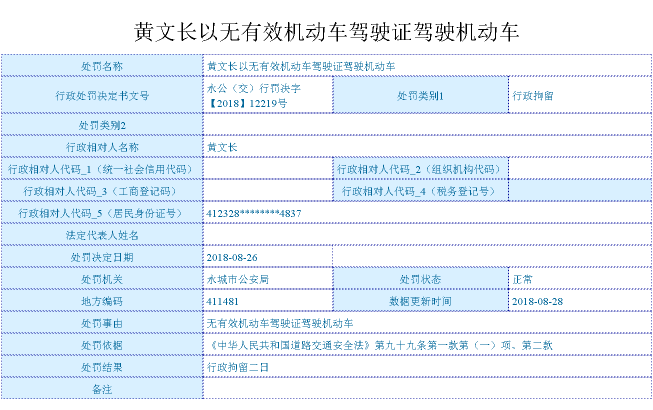
#> input picture KnowledgeMapping/OCR_Code/检测图片文字区域/1.png, 1306 x 820 px, found by its file name (shown at 1/2 size)
$ python '19-单个字符验证码识别.py'
#> lines starting #> are read from the running program, lines starting #| are printed output that depends on the picture; after the words box and inside, x2 and y2 are one past the last pixel; in counts of white or black regions, pixels touching at a corner belong together
# -*- coding: utf-8 -*-
# @Topic :
# @Title :
# @Content :
# @Author : LiQian
# @Create Time : 2018/07/31 19:29
# @Update Time : 2018/07/31 19:29
from PIL import Image, ImageDraw


# 二值化
def threshold_img(img, threshold):
    img = img.convert("L")
    table = []
    for i in range(256):
        if i < threshold:
            table.append(0)
        else:
            table.append(1)
    # convert to binary image by the table
    img = img.point(table, "1")
    return img


def depoint(img):
    """传入二值化后的图片进行降噪"""
    pixdata = img.load()
    w, h = img.size
    for y in range(1, h - 1):
        for x in range(1, w - 1):
            count = 0
            if pixdata[x, y - 1] > 245:  # 上
                count = count + 1
            if pixdata[x, y + 1] > 245:  # 下
                count = count + 1
            if pixdata[x - 1, y] > 245:  # 左
                count = count + 1
            if pixdata[x + 1, y] > 245:  # 右
                count = count + 1
            if pixdata[x - 1, y - 1] > 245:  # 左上
                count = count + 1
            if pixdata[x - 1, y + 1] > 245:  # 左下
                count = count + 1
            if pixdata[x + 1, y - 1] > 245:  # 右上
                count = count + 1
            if pixdata[x + 1, y + 1] > 245:  # 右下
                count = count + 1
            if count > 4:
                pixdata[x, y] = 255
    return img


def main():
    root_dir = "/home/nick/Desktop/jupyterNotebook/data/cp2/0/1.png"
    img = Image.open(root_dir)
#> img is the input picture: PIL image 1306x820 RGB; mean R, G, B 230.1, 240.1, 249.3
    img = img.convert("L")
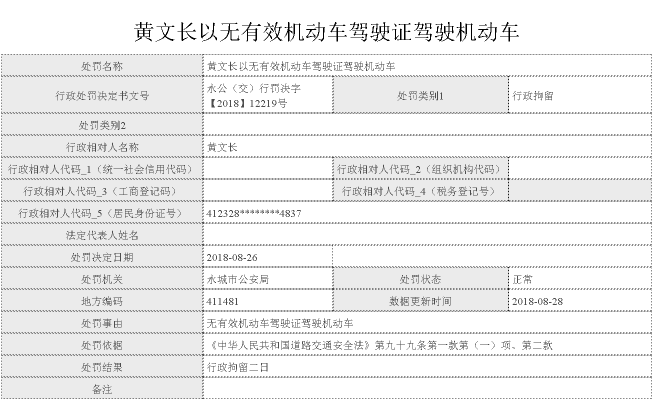
#> img: PIL image 1306x820 L (shown at 1/2 size); min 0, max 255, mean 238.2
    img.show()
    im = threshold_img(img, 150)
#> in threshold_img, `img = img.point(table, "1")`:
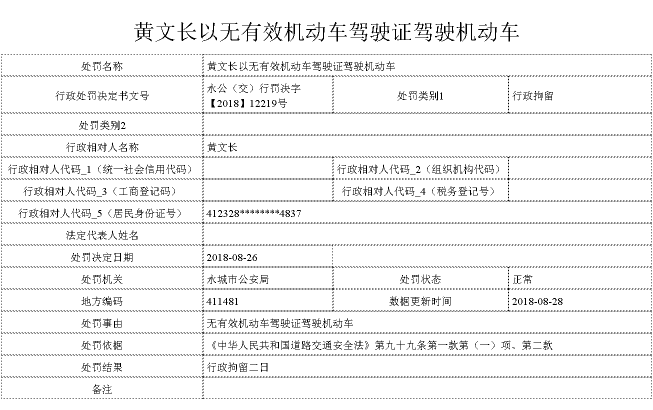
#> img: PIL image 1306x820 1 (shown at 1/2 size); 95.2% white; black in thin lines or dots
    im.show()
    im = depoint(im)
    im.show()


if __name__ == '__main__':
    main()

$ run again, with KnowledgeMapping/OCR_Code/检测图片文字区域/20150825170702263.png copied over KnowledgeMapping/OCR_Code/检测图片文字区域/1.png
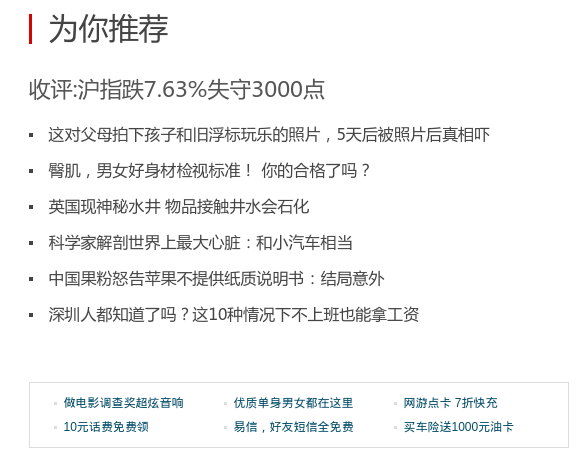
#> input picture KnowledgeMapping/OCR_Code/检测图片文字区域/20150825170702263.png, 585 x 464 px, found by its file name
#> in main, img is the input picture: PIL image 585x464 RGBA; mean R, G, B, A 244.3, 244.8, 245.1, 255
#> in threshold_img, `img = img.point(table, "1")`:
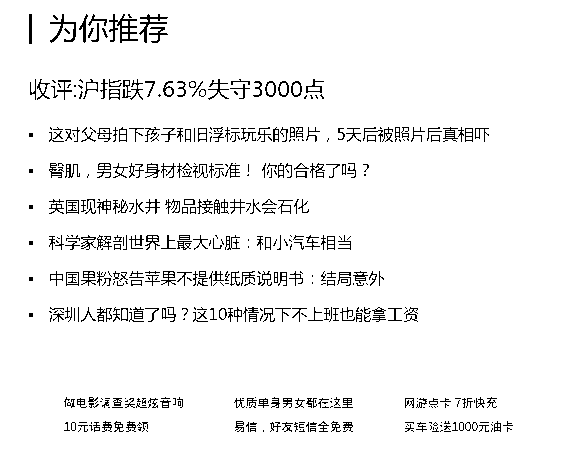
#> img: PIL image 585x464 1; 95.1% white; black in thin lines or dots, all inside (x1, y1, x2, y2) = (29, 14, 513, 432)

$ run again, with KnowledgeMapping/OCR_Code/检测图片文字区域/46.jpg saved as KnowledgeMapping/OCR_Code/检测图片文字区域/1.png
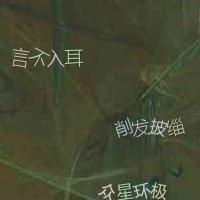
#> input picture KnowledgeMapping/OCR_Code/检测图片文字区域/46.jpg, 200 x 200 px, found by its file name
#> in main, img is the input picture: PIL image 200x200 RGB; mean R, G, B 69.7, 73.8, 51.1
#> in main, `img = img.convert("L")`:
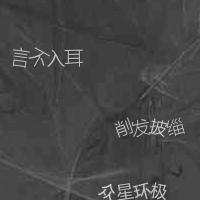
#> img: PIL image 200x200 L; min 26, max 220, mean 70
#> in threshold_img, `img = img.point(table, "1")`:
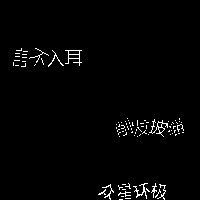
#> img: PIL image 200x200 1; 1.8% white in thin lines or dots, all inside (x1, y1, x2, y2) = (13, 48, 184, 200)
